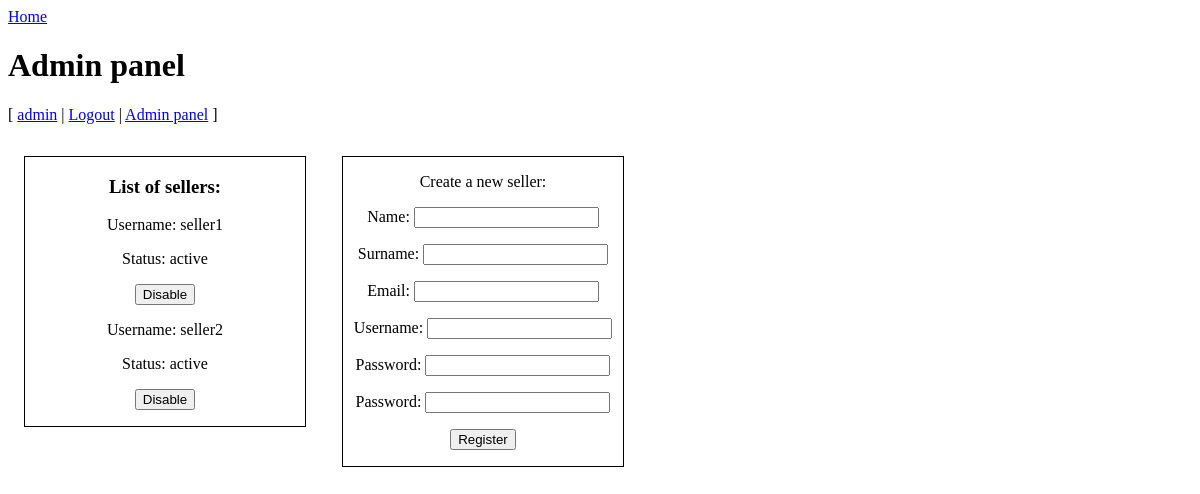
Screenshot of /php/account/adminPanel (signed in) with the database file from the repository.
### tables this page shows
CREATE TABLE `user` (
  `user_id` int(8) NOT NULL AUTO_INCREMENT,
  `username` varchar(30) NOT NULL,
  `name` varchar(30) NOT NULL,
  `surname` varchar(30) NOT NULL,
  `address` varchar(30),
  `email` varchar(80) NOT NULL,
  `password` varchar(64) NOT NULL,
  `role` varchar(8) NOT NULL,  
  `status` varchar(10) NOT NULL,
  PRIMARY KEY (`user_id`)
);

### php/ViewHelper.php (called while the page is built, shortened)
<?php
class ViewHelper
{
    public static function render($file, $variables = array())
    {
        extract($variables);
        include($file);
        return ob_get_clean();
    }
}

### php/model/DB.php (called while the page is built, shortened)
<?php
class DBInit
{
    private static $host = "localhost";
    private static $user = "root";
    private static $password = "root";
    private static $schema = "ep_store";
    private static $instance = null;
    public static function getInstance()
    {
        if (!self::$instance) {
            $config = "mysql:host=" . self::$host
                . ";dbname=" . self::$schema;
            $options = array(
                PDO::ATTR_ERRMODE => PDO::ERRMODE_EXCEPTION,
                PDO::ATTR_DEFAULT_FETCH_MODE => PDO::FETCH_ASSOC,
                PDO::ATTR_PERSISTENT => true,
                PDO::MYSQL_ATTR_INIT_COMMAND => 'SET NAMES utf8'
            );
            self::$instance = new PDO($config, self::$user, self::$password, $options);
        }
        return self::$instance;
    }
}

### php/model/AbstractDB.php (called while the page is built, shortened)
<?php
require_once 'model/DB.php';
abstract class AbstractDB
{
    protected static $dbh = null;
    public static function getConnection()
    {
        if (is_null(self::$dbh)) {
            self::$dbh = DBInit::getInstance();
        }
        return self::$dbh;
    }
    public static function query($sql, array $params = [])
    {
        $stmt = self::getConnection()->prepare($sql);
        $params_filtered = self::filterParams($sql, $params);
        $stmt->execute($params_filtered);
        return $stmt->fetchAll();
    }
    protected static function filterParams($sql, array $params)
    {
        $sql_split = preg_split("/[\(\) ,]/", $sql);
        $sql_params = array_values(preg_grep('/^:/', $sql_split));
        $result = array();
        return $result;
    }
    protected static function alterKeys(array $params)
    {
        $result = array();
        return $result;
    }
}

### php/model/UserDB.php (called while the page is built, shortened)
<?php
require_once 'model/AbstractDB.php';
class UserDB extends AbstractDB
{
    public static function getSellers()
    {
        return parent::query("SELECT `user_id`, `username`, `role`, `status`"
            . " FROM user"
            . " WHERE role = 'seller'");
    }
}

### php/view/admin-panel.php (the view, shortened to what this page needs)
<!DOCTYPE html>
<html>
<head>
    <link rel="stylesheet" type="text/css" href="<?= CSS_URL . "style.css" ?>">
</head>
<body>
    <p><a href="<?= BASE_URL . "/store" ?>">Home</a></p>
    <h1>Admin panel</h1>
    <?php
    if (isset($_SESSION['loggedin']) && $_SESSION['loggedin'] == true) {
        if ($_SESSION["role"] == "seller") { ?>
            <p>[
                <span><a href="<?= BASE_URL . "account/" . $_SESSION["user_id"] ?>"><?= $_SESSION["username"] ?></a></span> |
                <span><a href="<?= BASE_URL . "logout" ?>">Logout</a></span> |
                <span><a href="<?= BASE_URL . "store/finishedOrders" ?>">View finished orders</a></span> |
                <span><a href="<?= BASE_URL . "store/addItem" ?>">Add new item</a></span>
                ]
            </p>
        <?php } else if ($_SESSION["role"] == "admin") { ?>
            <p>[
                <span><a href="<?= BASE_URL . "account/" . $_SESSION["user_id"] ?>"><?= $_SESSION["username"] ?></a></span> |
                <span><a href="<?= BASE_URL . "logout" ?>">Logout</a></span> |
                <a href="<?= BASE_URL . "account/adminPanel" ?>">Admin panel</a>
                ]
            </p>
        <?php  } ?>
    <?php } ?>
    <div class="register-box">
        <h3>List of sellers:</h3>
        <?php foreach ($sellers as $seller) : ?>
            <?php if ($seller["status"] == "active") { ?>
                <form action="<?= BASE_URL . "account/" . $seller["user_id"] . "/updateStatus" ?>" method="post">
                    <p><span>Username: <?= $seller["username"] ?> </span></p>
                    <p><span>Status: <?= $seller["status"]; ?></span></p>
                    <p><button>Disable</button></p>
                </form>
            <?php } ?>
        <?php endforeach; ?>
    </div>
    <div class="register-box">
        <p>Create a new seller:</p>
        <form action="<?= BASE_URL . "account/adminPanel/createNewUser" ?>" method="post">
            <p><span>Name: </span><input type="name" name="name" autofocus /></p>
            <p><span>Surname: </span><input type="name" name="surname" /></p>
            <p><span>Email: </span><input type="email" name="email" /></p>
            <p><span>Username: </span><input type="username" name="username" /></p>
            <p><span>Password: </span><input type="password" name="password" /></p>
            <p><span>Password: </span><input type="password" name="password" /></p>
            <p><button>Register</button></p>
        </form>
    </div>

### php/index.php (shortened to what this page needs)
<?php
require_once("controller/CubesRESTController.php");
$path = isset($_SERVER["PATH_INFO"]) ? trim($_SERVER["PATH_INFO"], "/") : "";
$urls = [
    "/^store$/" => function () {
        CubesController::index();
    },
    "/^login$/" => function ($method) {
        if ($method == "POST") {
            UsersController::login();
        } else {
            UsersController::loginForm();
        }
    },
    "/^logout$/" => function () {
        UsersController::logout();
    },
    "/^register$/" => function ($method) {
        if ($method == "POST") {
            UsersController::register();
        } else {
            UsersController::registerForm();
        }
    },
    "/^account\/(\d+)$/" => function ($method) {
        UsersController::accountDashboard();
    },
    "/^account\/(\d+)\/editUsername$/" => function ($method) {
        if ($method == "POST") {
            UsersController::editUsername($_SESSION["user_id"]);
        } else {
            print("else");
        }
    },
    "/^account\/(\d+)\/editPassword$/" => function ($method) {
        if ($method == "POST") {
            UsersController::editPassword($_SESSION["user_id"]);
        } else {
            print("else");
        }
    },
    "/^account\/adminPanel$/" => function ($method) {
        if ($method == "POST") {
            UsersController::editPassword($_SESSION["user_id"]);
        } else {
            UsersController::adminPanelForm();
        }
    },
    "/^account\/adminPanel\/createNewUser$/" => function ($method) {
        UsersController::createNewUser();
    },
    "/^account\/(\d+)\/updateStatus$/" => function ($method) {
        UsersController::accountUpdateStatus();
    },
    "/^store\/addToCart$/" => function ($method) {
        StoreController::addToCart();
    },
    "/^store\/updateCart$/" => function ($method) {
        StoreController::updateCart();
    },
    "/^store\/finishOrder$/" => function ($method) {
        if ($method == "POST") {
            StoreController::finishOrder();
        } else {
            StoreController::finishOrderForm();
        }
    },
    "/^store\/viewCustomerOrders$/" => function ($method) {
        if ($method == "POST") {
        } else {
            UsersController::customerOrdersForm($_SESSION["user_id"]);
        }
    },
    "/^store\/finishedOrders$/" => function ($method) {
        if ($method == "POST") {
            StoreController::updateOrderStatus();
        } else {
            StoreController::finishedOrdersForm();
        }
    },
    "/^store\/addItem$/" => function ($method) {
        if ($method == "POST") {
            StoreController::addItem();
        } else {
            StoreController::addItemForm();
        }
    },
    "/^store\/purgeCart$/" => function ($method) {
        StoreController::purgeCart();
    },
    "/^home$/" => function ($method) {
        ViewHelper::redirect(BASE_URL . "store");
    },
    "/^$/" => function ($method) {
        ViewHelper::redirect(BASE_URL . "store");
    },
    "/^api\/cubes$/" => function ($method) {
        switch ($method) {
            case "GET":
                CubesRESTController::index();
        }
    },
    "/^api\/cubes\/(\d+)$/" => function ($method, $id) {
        switch ($method) {
            case "GET":
                CubesRESTController::get($id);
        }
    }
];
foreach ($urls as $pattern => $controller) {
    if (preg_match($pattern, $path, $params)) {
        try {
            $params[0] = filter_input(INPUT_SERVER, 'REQUEST_METHOD');
            $controller(...$params);
        } catch (InvalidArgumentException $e) {
            ViewHelper::error404();
        } catch (Exception $e) {
            ViewHelper::displayError($e, true);
        }
        exit();
    }
}

### php/static/css/style.css (style rules this page uses)
.register-box { display: inline-block; text-align: center; width: 280px; min-height: 160px; margin: 1em; border: 1px solid black; vertical-align: top; }

### rows the page displays
user: username "seller1", status "active"
user: username "seller2", status "active"
